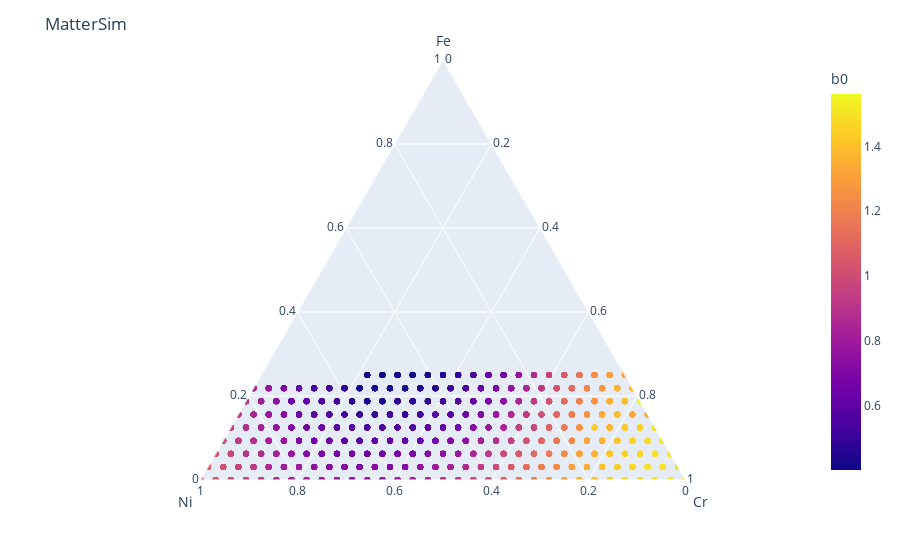
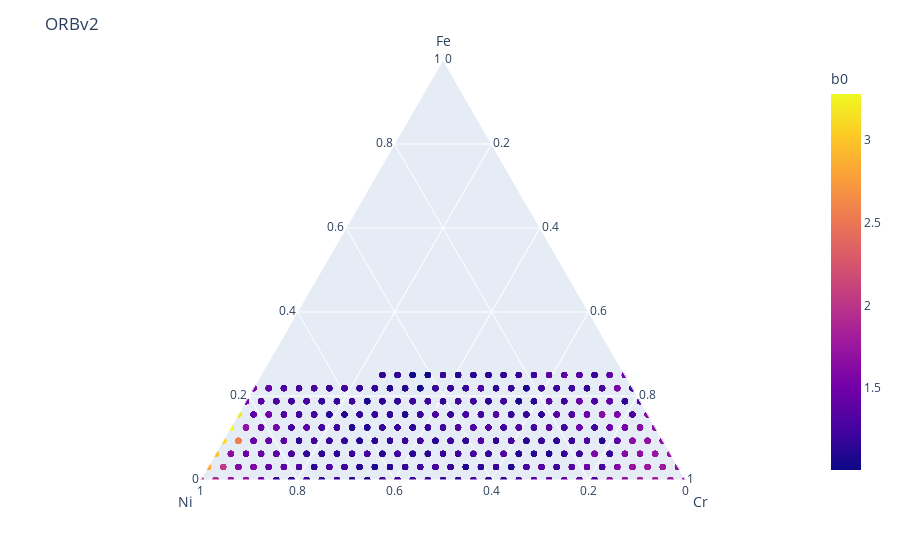
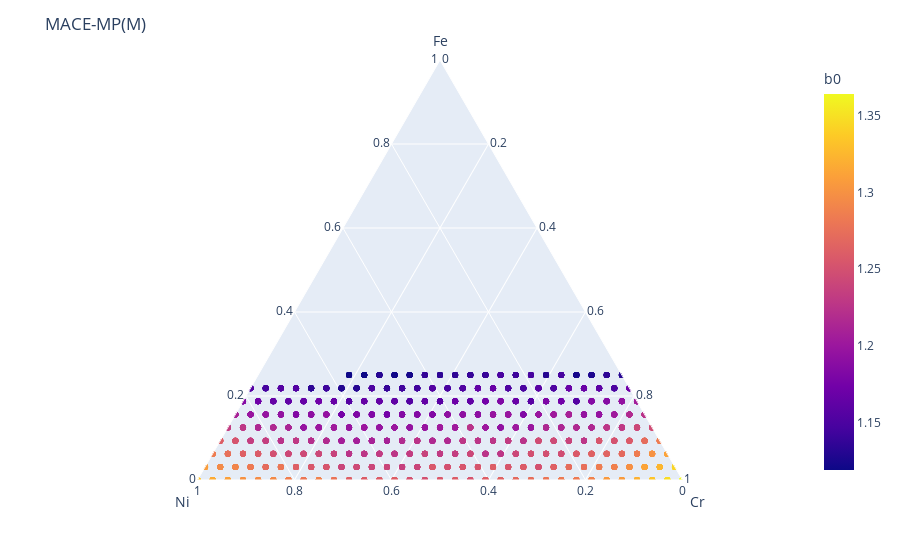

The code cell stored with these charts, in order, in its notebook:
### Code cell
import plotly.express as px


for i, method in enumerate(methods):
    filtered_data = data[data['method'] == method]
    filtered_data = filtered_data.drop_duplicates(subset=['method', 'formula', 'volume'], keep='last')
    
    fig = px.scatter_ternary(
        filtered_data, a="Fe", b="Ni", c="Cr", color="b0", #size="total", size_max=15,
        # color_discrete_map = {"Joly": "blue", "Bergeron": "green", "Coderre":"red"} 
    )
    
    fig.update_layout(title=method)
    fig.show()

### Figure 1 — Plotly figure (JSON) as saved in the notebook; plotly's stock layout.template omitted (floating-point values rounded to 4 significant figures; data arrays with more than 128 entries replaced by an {"elided": "..."} marker saying what was removed)
{"data": [{"a": {"elided": "2794 float values"}, "b": {"elided": "2794 float values"}, "c": {"elided": "2794 float values"}, "hovertemplate": "Fe=%{a}<br>Ni=%{b}<br>Cr=%{c}<br>b0=%{marker.color}<extra></extra>", "legendgroup": "", "marker": {"color": {"elided": "2794 float values"}, "coloraxis": "coloraxis", "symbol": "circle"}, "mode": "markers", "name": "", "showlegend": false, "subplot": "ternary", "type": "scatterternary"}], "layout": {"autosize": true, "coloraxis": {"colorbar": {"title": {"text": "b0"}}, "colorscale": [[0, "#0d0887"], [0.1111, "#46039f"], [0.2222, "#7201a8"], [0.3333, "#9c179e"], [0.4444, "#bd3786"], [0.5556, "#d8576b"], [0.6667, "#ed7953"], [0.7778, "#fb9f3a"], [0.8889, "#fdca26"], [1, "#f0f921"]]}, "legend": {"tracegroupgap": 0}, "margin": {"t": 60}, "ternary": {"aaxis": {"title": {"text": "Fe"}}, "baxis": {"title": {"text": "Ni"}}, "caxis": {"title": {"text": "Cr"}}, "domain": {"x": [0, 1], "y": [0, 1]}}, "title": {"text": "MatterSim"}}}

### Figure 2 — Plotly figure (JSON) as saved in the notebook; plotly's stock layout.template omitted (floating-point values rounded to 4 significant figures; data arrays with more than 128 entries replaced by an {"elided": "..."} marker saying what was removed)
{"data": [{"a": {"elided": "2783 float values"}, "b": {"elided": "2783 float values"}, "c": {"elided": "2783 float values"}, "hovertemplate": "Fe=%{a}<br>Ni=%{b}<br>Cr=%{c}<br>b0=%{marker.color}<extra></extra>", "legendgroup": "", "marker": {"color": {"elided": "2783 float values"}, "coloraxis": "coloraxis", "symbol": "circle"}, "mode": "markers", "name": "", "showlegend": false, "subplot": "ternary", "type": "scatterternary"}], "layout": {"autosize": true, "coloraxis": {"colorbar": {"title": {"text": "b0"}}, "colorscale": [[0, "#0d0887"], [0.1111, "#46039f"], [0.2222, "#7201a8"], [0.3333, "#9c179e"], [0.4444, "#bd3786"], [0.5556, "#d8576b"], [0.6667, "#ed7953"], [0.7778, "#fb9f3a"], [0.8889, "#fdca26"], [1, "#f0f921"]]}, "legend": {"tracegroupgap": 0}, "margin": {"t": 60}, "ternary": {"aaxis": {"title": {"text": "Fe"}}, "baxis": {"title": {"text": "Ni"}}, "caxis": {"title": {"text": "Cr"}}, "domain": {"x": [0, 1], "y": [0, 1]}}, "title": {"text": "ORBv2"}}}

### Figure 3 — Plotly figure (JSON) as saved in the notebook; plotly's stock layout.template omitted (floating-point values rounded to 4 significant figures; data arrays with more than 128 entries replaced by an {"elided": "..."} marker saying what was removed)
{"data": [{"a": {"elided": "2805 float values"}, "b": {"elided": "2805 float values"}, "c": {"elided": "2805 float values"}, "hovertemplate": "Fe=%{a}<br>Ni=%{b}<br>Cr=%{c}<br>b0=%{marker.color}<extra></extra>", "legendgroup": "", "marker": {"color": {"elided": "2805 float values"}, "coloraxis": "coloraxis", "symbol": "circle"}, "mode": "markers", "name": "", "showlegend": false, "subplot": "ternary", "type": "scatterternary"}], "layout": {"autosize": true, "coloraxis": {"colorbar": {"title": {"text": "b0"}}, "colorscale": [[0, "#0d0887"], [0.1111, "#46039f"], [0.2222, "#7201a8"], [0.3333, "#9c179e"], [0.4444, "#bd3786"], [0.5556, "#d8576b"], [0.6667, "#ed7953"], [0.7778, "#fb9f3a"], [0.8889, "#fdca26"], [1, "#f0f921"]]}, "legend": {"tracegroupgap": 0}, "margin": {"t": 60}, "ternary": {"aaxis": {"title": {"text": "Fe"}}, "baxis": {"title": {"text": "Ni"}}, "caxis": {"title": {"text": "Cr"}}, "domain": {"x": [0, 1], "y": [0, 1]}}, "title": {"text": "MACE-MP(M)"}}}
